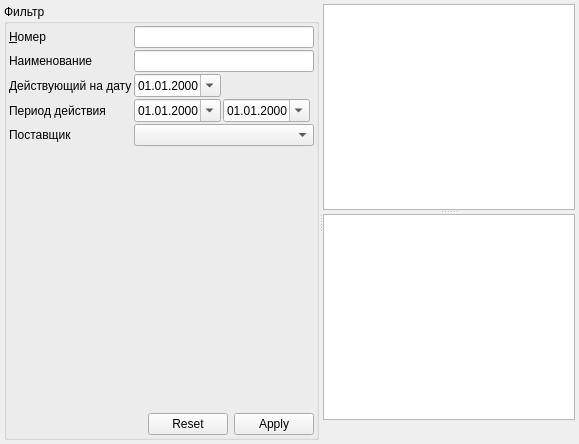
         <widget class="QWidget" name="tabPurchaseContract">
          <attribute name="title">
           <string>Контракт на закупку</string>
          </attribute>
          <layout class="QGridLayout" name="gridLayout_13">
           <property name="margin">
            <number>4</number>
           </property>
           <property name="spacing">
            <number>4</number>
           </property>
           <item row="0" column="0">
            <widget class="QSplitter" name="splitterPurchaseContract">
             <property name="orientation">
              <enum>Qt::Horizontal</enum>
             </property>
             <property name="childrenCollapsible">
              <bool>false</bool>
             </property>
             <widget class="QGroupBox" name="grpPurchaseContract">
              <property name="title">
               <string>Фильтр</string>
              </property>
              <layout class="QGridLayout" name="gridLayout_11">
               <property name="margin">
                <number>2</number>
               </property>
               <property name="spacing">
                <number>2</number>
               </property>
               <item row="8" column="0" colspan="5">
                <layout class="QHBoxLayout" name="horizontalLayout_6">
                 <property name="spacing">
                  <number>2</number>
                 </property>
                 <item>
                  <spacer name="horizontalSpacer_12">
                   <property name="orientation">
                    <enum>Qt::Horizontal</enum>
                   </property>
                   <property name="sizeHint" stdset="0">
                    <size>
                     <width>99</width>
                     <height>20</height>
                    </size>
                   </property>
                  </spacer>
                 </item>
                 <item>
                  <widget class="CApplyResetDialogButtonBox" name="bbxPurchaseContractFilter">
                   <property name="sizePolicy">
                    <sizepolicy hsizetype="Maximum" vsizetype="Fixed">
                     <horstretch>0</horstretch>
                     <verstretch>0</verstretch>
                    </sizepolicy>
                   </property>
                   <property name="standardButtons">
                    <set>QDialogButtonBox::Apply|QDialogButtonBox::Reset</set>
                   </property>
                  </widget>
                 </item>
                </layout>
               </item>
               <item row="2" column="0">
                <widget class="QLabel" name="lblPurchaseContractFilterName">
                 <property name="sizePolicy">
                  <sizepolicy hsizetype="Maximum" vsizetype="Preferred">
                   <horstretch>0</horstretch>
                   <verstretch>0</verstretch>
                  </sizepolicy>
                 </property>
                 <property name="text">
                  <string>Наименование</string>
                 </property>
                 <property name="buddy">
                  <cstring>edtPurchaseContractFilterName</cstring>
                 </property>
                </widget>
               </item>
               <item row="2" column="1" colspan="4">
                <widget class="QLineEdit" name="edtPurchaseContractFilterName">
                 <property name="sizePolicy">
                  <sizepolicy hsizetype="Expanding" vsizetype="Fixed">
                   <horstretch>0</horstretch>
                   <verstretch>0</verstretch>
                  </sizepolicy>
                 </property>
                </widget>
               </item>
               <item row="5" column="0">
                <widget class="QLabel" name="lblPurchaseContractFilterPeriodDate">
                 <property name="sizePolicy">
                  <sizepolicy hsizetype="Maximum" vsizetype="Preferred">
                   <horstretch>0</horstretch>
                   <verstretch>0</verstretch>
                  </sizepolicy>
                 </property>
                 <property name="text">
                  <string>Период действия</string>
                 </property>
                 <property name="buddy">
                  <cstring>edtPurchaseContractFilterBegDate</cstring>
                 </property>
                </widget>
               </item>
               <item row="5" column="1">
                <widget class="CDateEdit" name="edtPurchaseContractFilterBegDate">
                 <property name="sizePolicy">
                  <sizepolicy hsizetype="Maximum" vsizetype="Fixed">
                   <horstretch>0</horstretch>
                   <verstretch>0</verstretch>
                  </sizepolicy>
                 </property>
                 <property name="displayFormat">
                  <string>dd.MM.yyyy</string>
                 </property>
                 <property name="calendarPopup">
                  <bool>true</bool>
                 </property>
                </widget>
               </item>
               <item row="6" column="0">
                <widget class="QLabel" name="lblPurchaseContractFilterSupplierOrg">
                 <property name="text">
                  <string>Поставщик</string>
                 </property>
                 <property name="buddy">
                  <cstring>cmbPurchaseContractFilterSupplierOrg</cstring>
                 </property>
                </widget>
               </item>
               <item row="6" column="1" colspan="4">
                <widget class="COrgComboBox" name="cmbPurchaseContractFilterSupplierOrg"/>
               </item>
               <item row="7" column="0" colspan="5">
                <spacer name="verticalSpacer_5">
                 <property name="orientation">
                  <enum>Qt::Vertical</enum>
                 </property>
                 <property name="sizeHint" stdset="0">
                  <size>
                   <width>20</width>
                   <height>265</height>
                  </size>
                 </property>
                </spacer>
               </item>
               <item row="0" column="0">
                <widget class="QLabel" name="lblPurchaseContractFilterNumber">
                 <property name="sizePolicy">
                  <sizepolicy hsizetype="Maximum" vsizetype="Preferred">
                   <horstretch>0</horstretch>
                   <verstretch>0</verstretch>
                  </sizepolicy>
                 </property>
                 <property name="text">
                  <string>&amp;Номер</string>
                 </property>
                 <property name="buddy">
                  <cstring>edtPurchaseContractFilterNumber</cstring>
                 </property>
                </widget>
               </item>
               <item row="0" column="1" colspan="4">
                <widget class="QLineEdit" name="edtPurchaseContractFilterNumber">
                 <property name="sizePolicy">
                  <sizepolicy hsizetype="Expanding" vsizetype="Fixed">
                   <horstretch>0</horstretch>
                   <verstretch>0</verstretch>
                  </sizepolicy>
                 </property>
                </widget>
               </item>
               <item row="5" column="2">
                <widget class="CDateEdit" name="edtPurchaseContractFilterEndDate">
                 <property name="sizePolicy">
                  <sizepolicy hsizetype="Maximum" vsizetype="Fixed">
                   <horstretch>0</horstretch>
                   <verstretch>0</verstretch>
                  </sizepolicy>
                 </property>
                 <property name="displayFormat">
                  <string>dd.MM.yyyy</string>
                 </property>
                 <property name="calendarPopup">
                  <bool>true</bool>
                 </property>
                </widget>
               </item>
               <item row="4" column="1">
                <widget class="CDateEdit" name="edtPurchaseContractFilterDate">
                 <property name="sizePolicy">
                  <sizepolicy hsizetype="Maximum" vsizetype="Fixed">
                   <horstretch>0</horstretch>
                   <verstretch>0</verstretch>
                  </sizepolicy>
                 </property>
                 <property name="displayFormat">
                  <string>dd.MM.yyyy</string>
                 </property>
                 <property name="calendarPopup">
                  <bool>true</bool>
                 </property>
                </widget>
               </item>
               <item row="4" column="0">
                <widget class="QLabel" name="lblPurchaseContractFilterDate">
                 <property name="sizePolicy">
                  <sizepolicy hsizetype="Maximum" vsizetype="Preferred">
                   <horstretch>0</horstretch>
                   <verstretch>0</verstretch>
                  </sizepolicy>
                 </property>
                 <property name="text">
                  <string>Действующий на дату</string>
                 </property>
                 <property name="buddy">
                  <cstring>edtPurchaseContractFilterDate</cstring>
                 </property>
                </widget>
               </item>
              </layout>
             </widget>
             <widget class="QWidget" name="pnlPurchaseContract" native="true">
              <layout class="QVBoxLayout" name="verticalLayout_5">
               <property name="margin">
                <number>0</number>
               </property>
               <item>
                <widget class="QSplitter" name="splitter_2">
                 <property name="orientation">
                  <enum>Qt::Vertical</enum>
                 </property>
                 <widget class="CTableView" name="tblPurchaseContract"/>
                 <widget class="CTableView" name="tblPurchaseContractItems"/>
                </widget>
               </item>
               <item>
                <widget class="QLabel" name="lblPurchaseContract">
                 <property name="text">
                  <string/>
                 </property>
                </widget>
               </item>
              </layout>
             </widget>
            </widget>
           </item>
          </layout>
         </widget>
